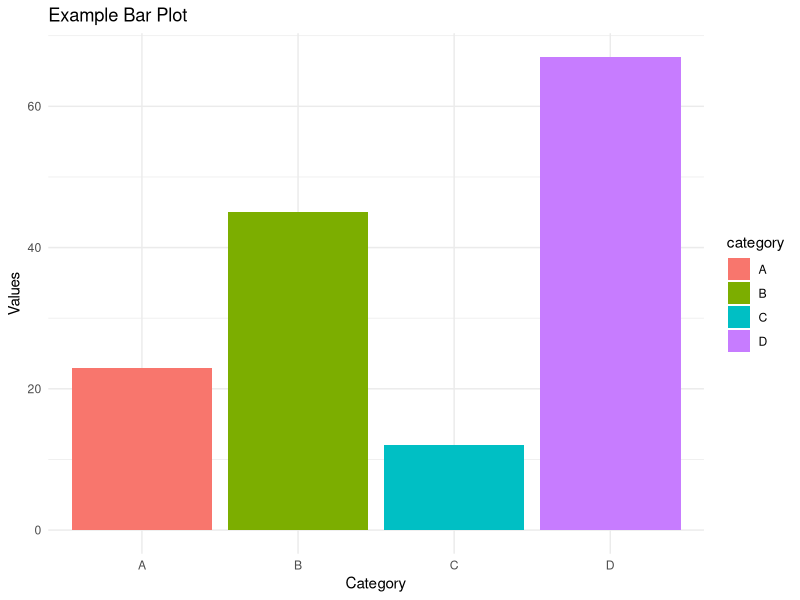
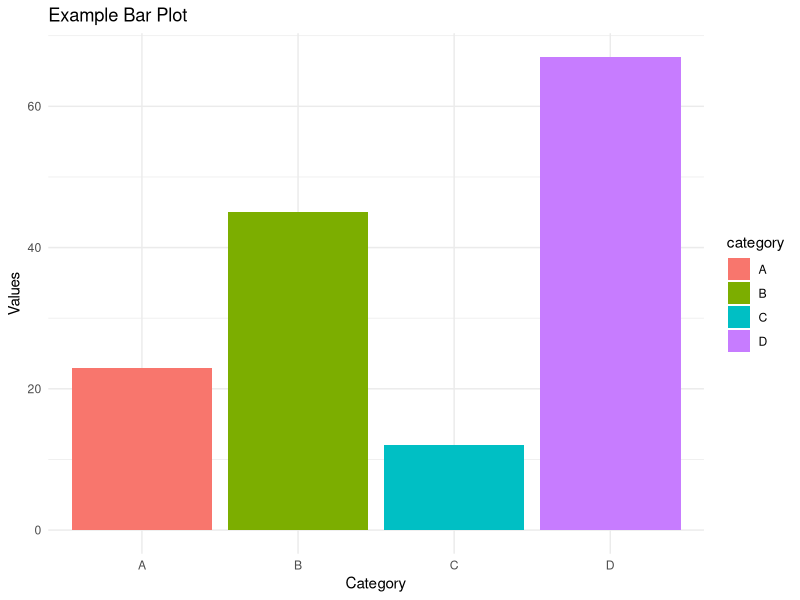

These figures' R source, in order:
# visualization.R
# Load necessary libraries
library(ggplot2)

# Create some example data
data <- data.frame(
  category = c('A', 'B', 'C', 'D'),
  values = c(23, 45, 12, 67)
)

# Create a bar plot with ggplot2
ggplot(data, aes(x=category, y=values, fill=category)) +
  geom_bar(stat="identity") +
  theme_minimal() +
  labs(title="Example Bar Plot", x="Category", y="Values")

# Save the plot to a file
ggsave("bar_plot.png")
